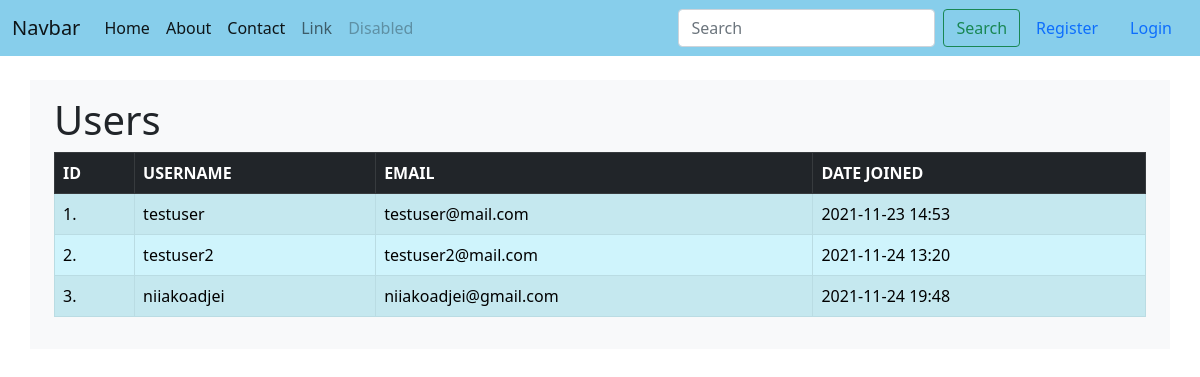
Screenshot of /users with the database file from the repository.
### blogapp/models.py (models this page shows, shortened)
class User(db.Model, UserMixin):
    id = db.Column(db.Integer, primary_key=True)
    username =  db.Column(db.String(50), unique=True, nullable=False)
    email =  db.Column(db.String(50), unique=True, nullable=False)
    image_file = db.Column(db.String(20), default='default.jpeg')
    password = db.Column(db.String(100), nullable=False)
    date_created = db.Column(db.DateTime, nullable=False, default=datetime.utcnow())
    posts = db.relationship('Post', backref='author', lazy=True)

### blogapp/routes.py (the view)
@app.route('/users')
def users():
    users = User.query.order_by(User.id)
    return render_template('users.html', title='Dashboard',users=users)

### blogapp/templates/users.html (shortened to what this page needs)
{% extends 'base.html' %}
{% block content %}
<h1>Users</h1>
<div>
    <table class="table table-hover table-bordered table-striped table-info">
        <thead class="table table-dark">
            <tr>
                <th scope="col">ID</th>
                <th scope="col">USERNAME</th>
                <th scope="col">EMAIL</th>
                <th scope="col">DATE JOINED</th>
            </tr>
        </thead>
        <tbody>
            {% for user in users %}
            <tr>
                <td>{{ user.id }}.</td>
                <td>{{ user.username }}</td>
                <td>{{ user.email }}</td>
                <td>{{ user.date_created.strftime('%Y-%m-%d %H:%M') }}</td>
            </tr>
            {% endfor  %}
        </tbody>
    </table>
</div>
{% endblock %}

### rows the page displays
User: id "1", username "testuser", email "testuser@mail.com", date_created "2021-11-23 14:53"
User: id "2", username "testuser2", email "testuser2@mail.com", date_created "2021-11-24 13:20"
User: id "3", username "niiakoadjei", email "niiakoadjei@gmail.com", date_created "2021-11-24 19:48"
